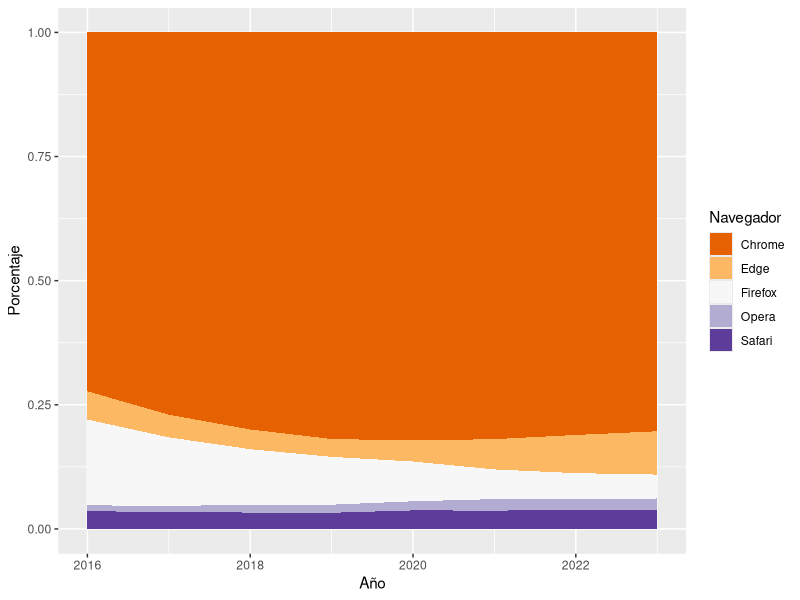
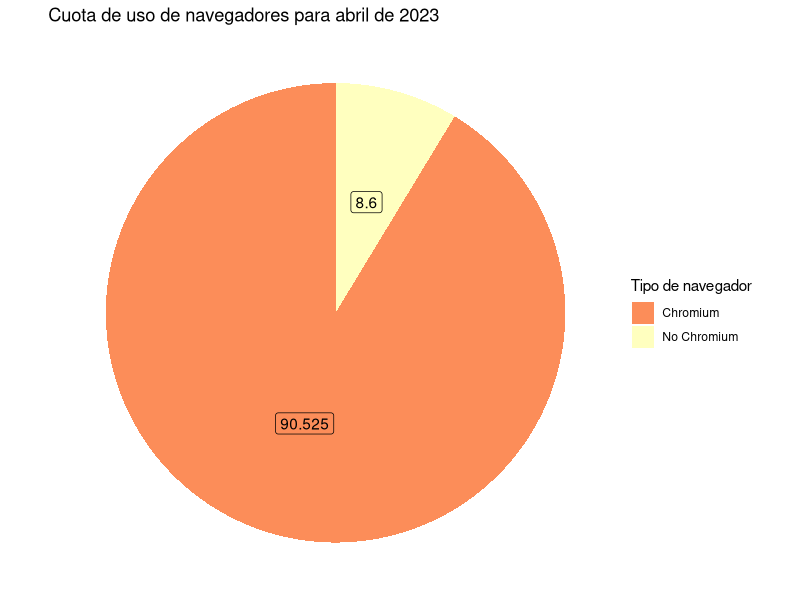

R code for these plots, in order:
## ---- chunk 1
library(tidyverse)
library(lubridate)
library(hms)
## ---- chunk 2
print(read.csv("browser_stats.csv"))
str(read.csv("browser_stats.csv"))
## ---- chunk 3
navegadores_df <- read.csv("browser_stats.csv") %>% 
  mutate(Date=dmy(Date),
         Año=year(Date)) %>%
  select(Año,Chrome,Edge,Firefox,Safari,Opera)
## ---- chunk 4
navegadores_df_anual <- navegadores_df %>%
  group_by(Año) %>%
  summarise_at(vars(Chrome, Edge, Firefox, Safari, Opera), list(mean))
## ---- chunk 5
as_tibble(navegadores_df_anual)
## ---- chunk 6
navegadores_df_anual_pivot <- navegadores_df_anual %>% 
  pivot_longer(cols = !Año) %>% 
  rename(Navegador = name, Porcentaje = value)
## ---- chunk 7
as_tibble(navegadores_df_anual_pivot)
## ---- chunk 8
ggplot(navegadores_df_anual_pivot, aes(x=Año,y=Porcentaje,fill=Navegador)) +
  geom_area(position = "fill") +
  scale_fill_brewer(palette = "PuOr")
## ---- chunk 9
navegadores_df_23 <- navegadores_df %>% 
  filter(Año == 2023) %>% 
  group_by(Año) %>%
  summarise_at(vars(Chrome, Edge, Firefox, Safari, Opera), list(mean)) %>% 
  pivot_longer(cols = !Año) %>% 
  rename(Navegadores=name,Porcentaje=value) %>% 
  mutate(Porcentaje=Porcentaje*100)
## ---- chunk 10
chr_v_nchr <- navegadores_df_23 %>% 
  mutate(isChromium = case_when(
    endsWith(Navegadores, "Chrome") ~ "Chromium",
    endsWith(Navegadores, "Edge") ~ "Chromium",
    endsWith(Navegadores, "Opera") ~ "Chromium",
    endsWith(Navegadores, "Firefox") ~ "No Chromium",
    endsWith(Navegadores, "Safari") ~ "No Chromium"
  )) %>% 
  mutate(isChromium=as.factor(isChromium))
## ---- chunk 11
chr_T <- chr_v_nchr %>%
  group_by(isChromium) %>%
  summarise(Freq = sum(Porcentaje)) %>% 
  rename(Tipo=isChromium, Porcion=Freq)

print(chr_T)
## ---- chunk 12
bp2 <- ggplot(chr_T, aes(x="", y=Porcion, fill=Tipo))+
  geom_bar(width = 1, stat = "identity")
## ---- chunk 13
pie2 <- bp2 + coord_polar("y", start=0)
## ---- chunk 14
pie2 + scale_fill_brewer(palette="Spectral") +
  theme(axis.text.x = element_blank()) +
  theme_void() +
  labs(title="Cuota de uso de navegadores para abril de 2023", fill = "Tipo de navegador") +
  geom_label(aes(label = Porcion),
             position = position_stack(vjust = 0.5),
             show.legend = FALSE)
